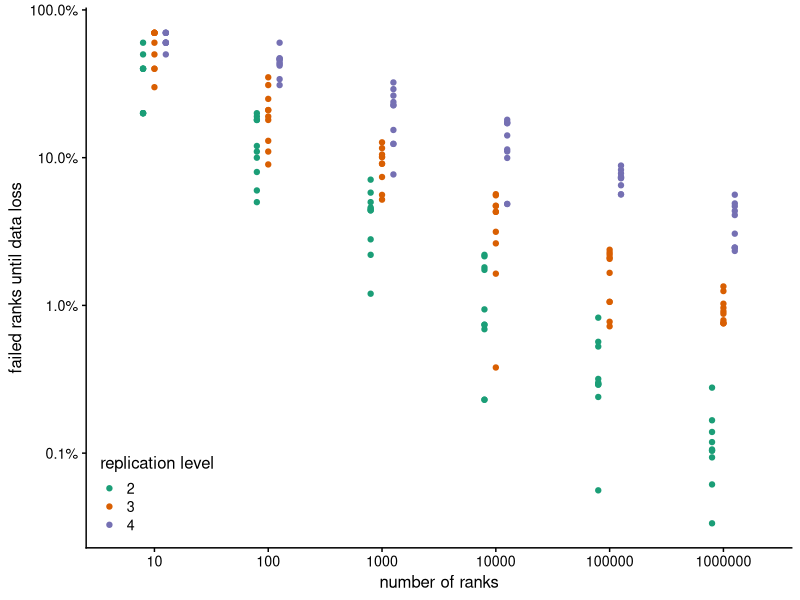
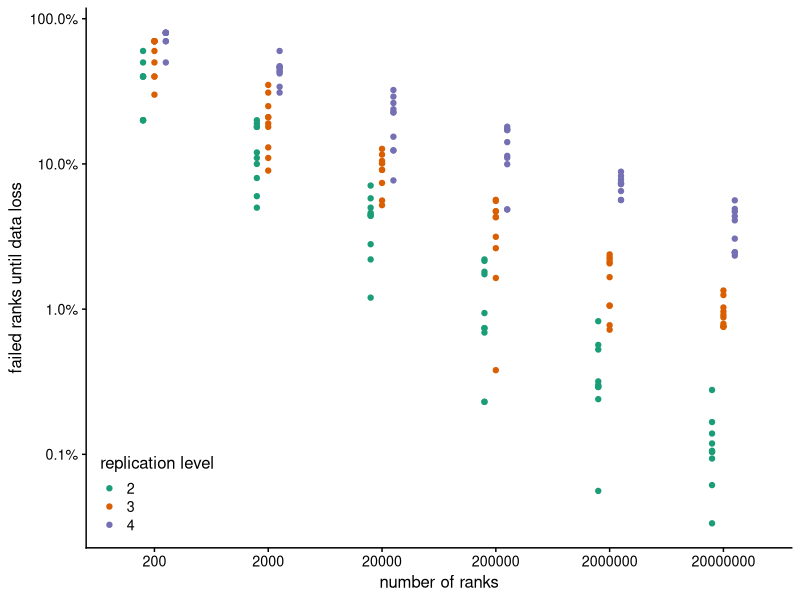
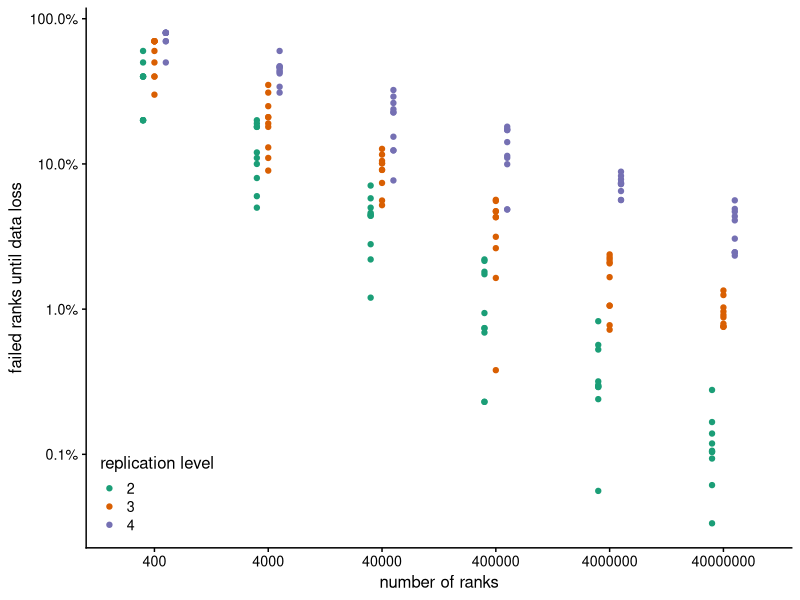
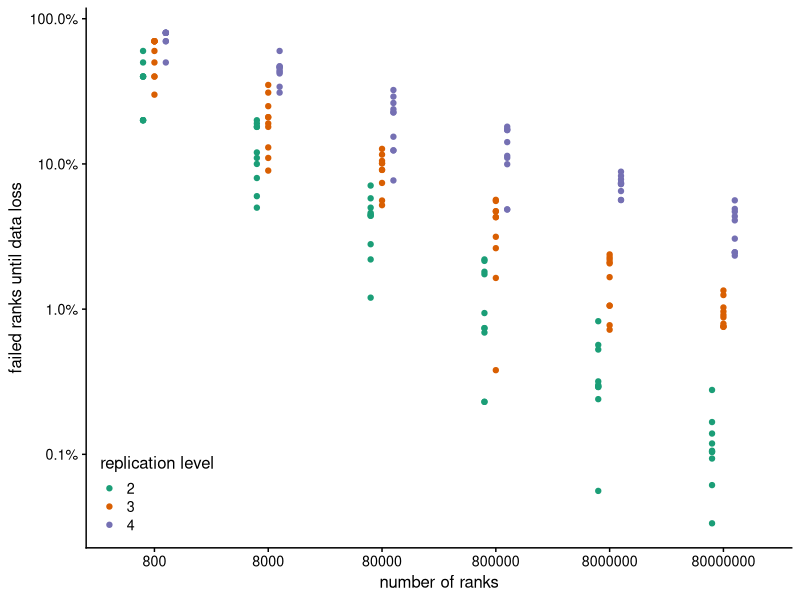
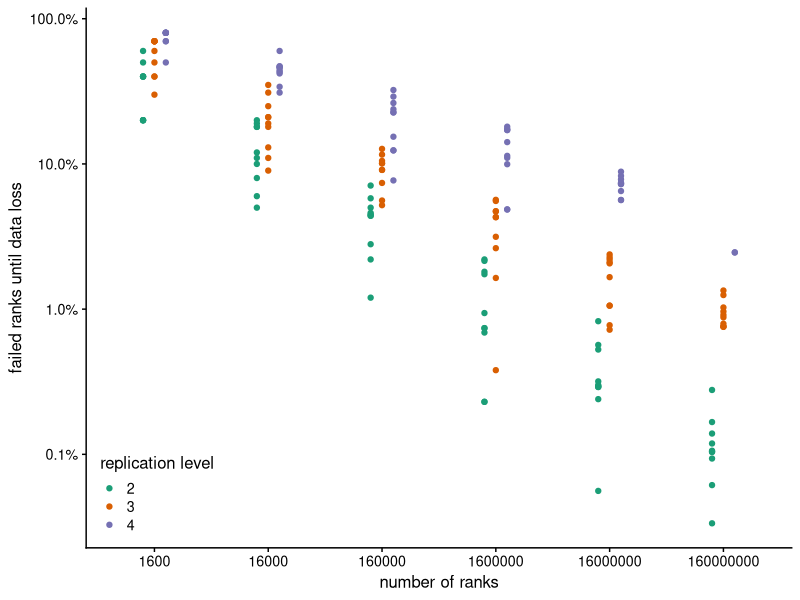
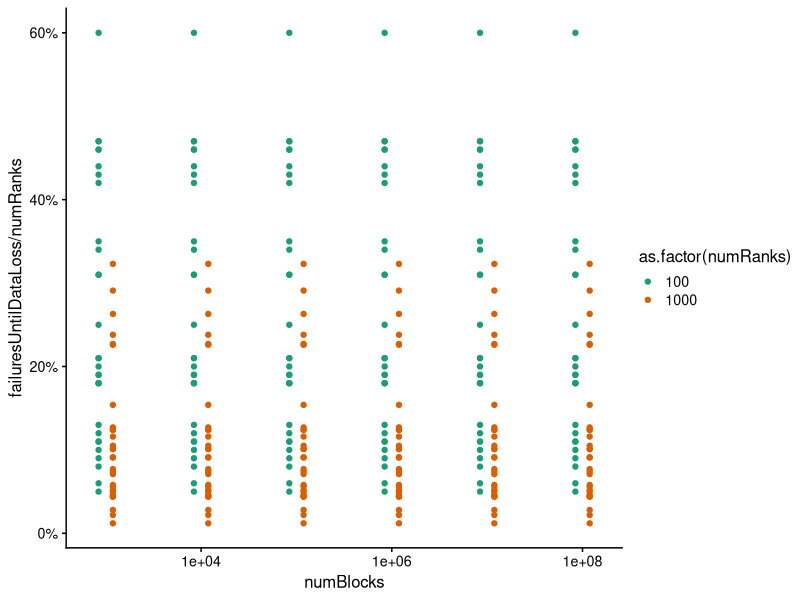

These charts were generated, in order, by the following R code:
library(ggplot2)
library(dplyr)
library(readr)
library(cowplot)

# Set the current working directory
setwd("~/projects/ReStore/experiments/simulate-failures-until-data-loss")

# Load the simulations' results
data <- read_csv("simulate-failures-until-data-loss.csv",
  col_types = cols(
    simulationId = col_character(),
    mode = col_character(),
    seed = col_integer(),
    numRanks = col_integer(),
    numBlocks = col_integer(),
    replicationLevel = col_integer(),
    failuresUntilDataLoss = col_integer()
))

# Plot: Keep the number of blocks constant, color code the replication level k and vary the number of ranks
plotFailuresUntilDataLossOverNumRanks <- function(simulationMode) {
  data %>%
    filter(simulationId == simulationMode) %>%
    ggplot(aes(x = as.factor(numRanks), y = failuresUntilDataLoss/numRanks, color = as.factor(replicationLevel))) +
      geom_point(position = position_dodge(0.3)) +
      #scale_x_log10() +
      scale_y_log10(labels = scales::percent) +
      scale_color_brewer(palette = "Dark2") +
      theme_cowplot(12) +
      xlab("number of ranks") +
      ylab("failed ranks until data loss") +
      labs(color = "replication level") +
      theme(legend.position = c(0.02, 0.1))
}

data %>%
  filter(simulationId == "indep-ranks-rankwise") %>%
  group_by(
    numRanks, numBlocks, replicationLevel 
  ) %>%
  summarise(
    mean = mean(failuresUntilDataLoss),
    sd = sd(failuresUntilDataLoss)
  ) %>%
  arrange(replicationLevel)

plotFailuresUntilDataLossOverNumRanks("indep-ranks-rankwise")
plotFailuresUntilDataLossOverNumRanks("indep-ranks-nodewise")
plotFailuresUntilDataLossOverNumRanks("indep-ranks-rackwise-40rpr")
plotFailuresUntilDataLossOverNumRanks("indep-ranks-rackwise-80rpr")
plotFailuresUntilDataLossOverNumRanks("indep-ranks-rackwise-160rpr")


joined_rankwise_nodewise <- left_join(
  data %>%
    filter(simulationId == "indep-ranks-rankwise") %>%
    select(-simulationId, -mode) %>%
    mutate(numRanks = numRanks * 20),
  data %>% filter(simulationId == "indep-ranks-nodewise") %>% select(-simulationId, -mode),
  by = c("seed", "replicationLevel", "numRanks")
)
sum(joined_rankwise_nodewise$failuresUntilDataLoss.x * 20
    != joined_rankwise_nodewise$failuresUntilDataLoss.y)

joined_rankwise_rackwise_40rpr <- left_join(
  data %>%
    filter(simulationId == "indep-ranks-rankwise") %>%
    select(-simulationId, -mode) %>%
    mutate(numRanks = numRanks * 40),
  data %>% filter(simulationId == "indep-ranks-rackwise-40rpr") %>% select(-simulationId, -mode),
  by = c("seed", "replicationLevel", "numRanks")
)
sum(joined_rankwise_rackwise_40rpr$failuresUntilDataLoss.x * 40
    != joined_rankwise_rackwise_40rpr$failuresUntilDataLoss.y)

joined_rankwise_rackwise_80rpr <- left_join(
  data %>%
    filter(simulationId == "indep-ranks-rankwise") %>%
    select(-simulationId, -mode) %>%
    mutate(numRanks = numRanks * 80),
  data %>% filter(simulationId == "indep-ranks-rackwise-80rpr") %>% select(-simulationId, -mode),
  by = c("seed", "replicationLevel", "numRanks")
)
sum(joined_rankwise_rackwise_80rpr$failuresUntilDataLoss.x * 80
    != joined_rankwise_rackwise_80rpr$failuresUntilDataLoss.y)

joined_rankwise_rackwise_160rpr <- left_join(
  data %>%
    filter(simulationId == "indep-ranks-rankwise") %>%
    select(-simulationId, -mode) %>%
    mutate(numRanks = numRanks * 160),
  data %>% filter(simulationId == "indep-ranks-rackwise-160rpr") %>% select(-simulationId, -mode),
  by = c("seed", "replicationLevel", "numRanks")
)
sum(
  joined_rankwise_rackwise_160rpr %>% filter(numRanks != 160000000) %>% pull(failuresUntilDataLoss.x) * 160
    != joined_rankwise_rackwise_160rpr%>% filter(numRanks != 160000000) %>% pull(failuresUntilDataLoss.y)
)

# Keep k and the number of ranks constant, vary the number of blocks
# As expected, the number of blocks does not change anything
data %>%
  filter(simulationId == "indep-blocks") %>%
  ggplot(aes(x = numBlocks, y = failuresUntilDataLoss/numRanks, color = as.factor(numRanks))) +
  geom_point(position = position_dodge(0.3)) +
  scale_x_log10() +
  scale_y_continuous(labels = scales::percent) +
  scale_color_brewer(palette = "Dark2") +
  theme_cowplot(12)

# Simulate node and rack failures
data %>%
  filter(simulationId == "indep-")